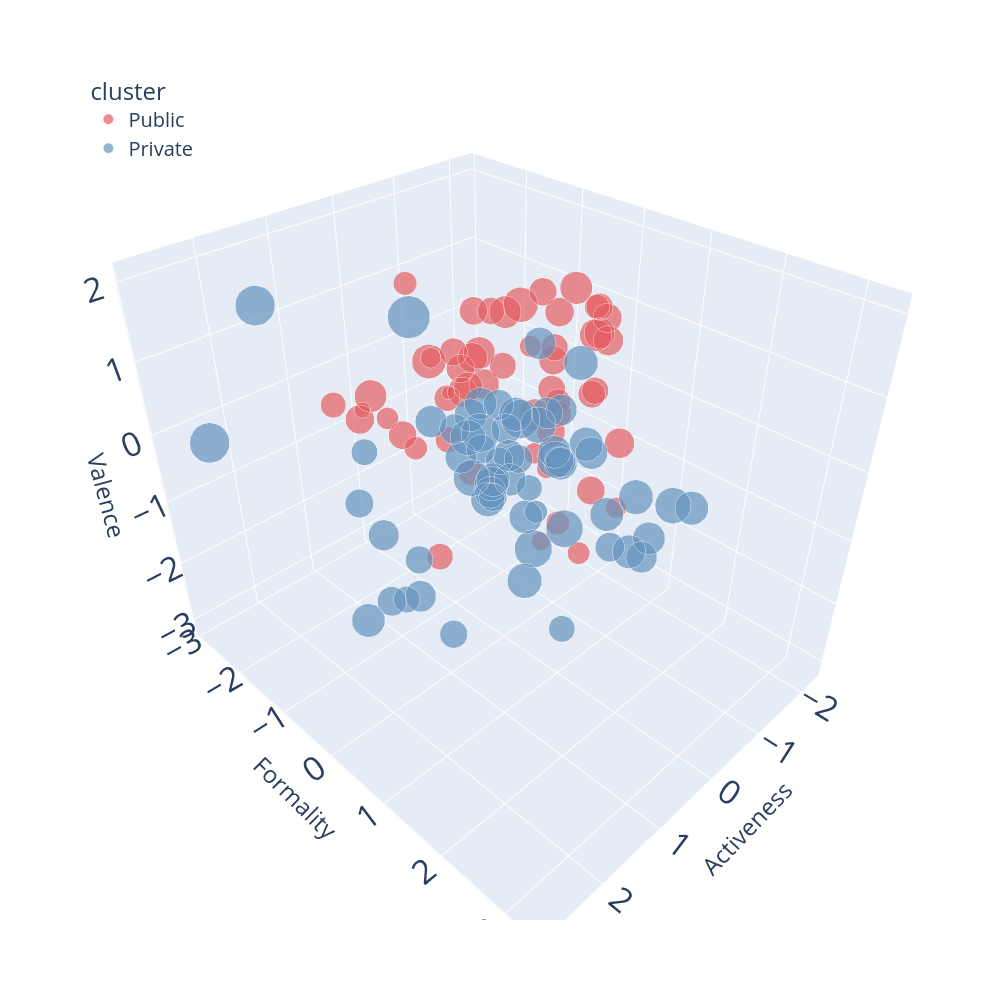

The code cell stored with this chart in its notebook:
### Code cell
fig = px.scatter_3d(pca_5c_3k,x='Activeness',y='Formality',z='Valence',
                    color='cluster',size='Equality_plot',size_max=70,
                    color_discrete_sequence=["#E45E62","#6594BE","#4EC186"],
                    #symbol='cluster',
                    #symbol_sequence= ['cross','square','circle'],
                    hover_name="rel",
                    hover_data={#'cl_k3':False, # remove species from hover data
                                'Equality_plot':False,
                                'Formality':':.2f','Activeness':':.2f',
                                'Valence':':.2f','Exchange':':.2f','Equality':':.2f'})

#fig.update_scenes(xaxis_autorange="reversed")
#fig.update_scenes(zaxis_autorange="reversed")
# xaxis.backgroundcolor is used to set background color
fig.update_layout(scene = dict(
                    # Formality
#                     xaxis = dict(
#                          backgroundcolor="#4EC186",
#                          #gridcolor="#4EC186",
#                          showgrid=False,zeroline=False,
#                          showbackground=True,
#                          zerolinecolor="white",),
#                     # Activeness
#                     yaxis = dict(
#                         backgroundcolor="#E45E62",
#                         #gridcolor="#E45E62",
#                         showgrid=False,zeroline=False,
#                         showbackground=True,
#                         zerolinecolor="white"),
#                     zaxis = dict(
#                         backgroundcolor="#6594BE",
#                         #gridcolor="#6594BE",
#                         showgrid=False,zeroline=False,
#                         showbackground=True,
#                         zerolinecolor="white",),
                        ),
                    # legend
                  legend=dict(#font=dict(size= 20),
                    yanchor="top",
                    y=0.99,
                    xanchor="left",
                    x=0.01),  
                  
                    width=1000,height=1000,
                    font_size =20
#                     margin=dict(
#                     r=10, l=100,
#                     b=20, t=15),
                  #showlegend=True
                  )

### Figure 1 — Plotly figure (JSON) as saved in the notebook; plotly's stock layout.template omitted (floating-point values rounded to 4 significant figures; data arrays with more than 128 entries replaced by an {"elided": "..."} marker saying what was removed)
{"data": [{"customdata": {"elided": "56x3 float values"}, "hovertemplate": "<b>%{hovertext}</b><br><br>cluster=Public<br>Activeness=%{x:.2f}<br>Formality=%{y:.2f}<br>Valence=%{z:.2f}<br>Exchange=%{customdata[1]:.2f}<br>Equality=%{customdata[2]:.2f}<extra></extra>", "hovertext": ["三从兄-三从弟", "义母-义女", "亲家-亲家", "从祖姑-从侄孙", "伯母-侄女", "兄妹", "兄弟", "养母-养女", "叔-嫂", "叔父-侄女", "叔父-侄子", "同父异母兄-同父异母弟", "同父异母姐-同父异母妹", "堂伯-堂侄", "堂兄妹", "堂兄弟", "堂姐夫-堂内弟", "堂姐妹", "外曾祖母-外曾孙", "外曾祖父-外曾孙", "外祖母-外孙女", "外祖父-外孙子", "夫妻", "妹夫-妻姐", "姐夫-妹夫", "姐夫-妻弟", "姐妹", "姐弟", "姑-嫂", "姑母-侄女", "姑表兄妹", "姑表姐妹", "姑表姐弟", "姨表兄妹", "姨表姐妹", "姨表姐弟", "干爹-干儿子", "异父异母兄-异父异母妹", "异父异母姐-异父异母妹", "异父异母姐-异父异母弟", "族姐-族妹", "祖母-孙女", "祖父-孙子", "继兄-继弟", "继姐-继妹", "继祖母-继孙女", "继祖父-继孙子", "舅母-外甥女", "舅父-甥女婿", "舅表兄弟", "舅表姐妹", "舅表姐弟", "表兄弟", "表姐妹", "表嫂-表小叔", "高祖父-玄孙"], "legendgroup": "Public", "marker": {"color": "#E45E62", "size": [0.3566, 0.5392, 0.5845, 0.3026, 0.4643, 0.3583, 0.4664, 0.4421, 0.6465, 0.3879, 0.0, 0.5354, 0.495, 0.5025, 0.3421, 0.4135, 0.3666, 0.4369, 0.456, 0.2752, 0.4014, 0.5792, 0.5827, 0.444, 0.493, 0.3891, 0.4616, 0.399, 0.2286, 0.266, 0.4484, 0.427, 0.565, 0.4025, 0.4969, 0.6744, 0.1413, 0.2555, 0.2113, 0.4053, 0.09786, 0.3658, 0.375, 0.468, 0.4109, 0.3772, 0.1863, 0.4402, 0.2398, 0.5751, 0.4481, 0.2409, 0.4268, 0.3049, 0.4939, 0.2939], "sizemode": "area", "sizeref": 0.0002041, "symbol": "circle"}, "mode": "markers", "name": "Public", "scene": "scene", "showlegend": true, "type": "scatter3d", "x": [2.347, -0.4483, -1.015, -0.1794, 1.317, -1.048, -1.14, -0.5185, 0.7625, -1.157, 0.4016, -1.029, -0.4125, 0.1535, -1.878, -0.08934, 1.011, -0.1333, -0.6512, -0.4697, -1.715, 1.146, -1.723, 2.384, 1.403, 0.2912, -1.149, -1.236, 0.7786, 0.5117, 1.072, 0.2981, -0.01263, -1.847, 0.2318, -0.4474, 1.41, 0.2709, 0.4415, 0.174, 0.8913, -0.4136, -0.3367, -1.125, -0.255, 1.697, -0.7537, 1.092, -1.025, -0.3396, 0.4173, -0.1739, -0.9503, 0.1538, -1.391, 0.572], "y": [-0.1144, 0.07079, 0.1554, 0.7422, -1.105, -0.0901, -0.1995, 0.2802, -0.4585, -0.1811, -0.3748, 0.5337, 1.418, -0.1943, -0.2195, 0.6516, 0.1058, -0.6598, -1.335, 0.8633, -0.7724, -1.086, -0.08823, 3.302, 0.785, 0.2518, -0.2826, 0.3517, -0.4024, -1.613, 0.8842, -0.5516, -0.4434, -0.1535, -0.3017, -0.1944, -0.9088, 0.6481, 1.09, -0.04972, 0.003228, -1.045, -1.404, 0.5582, 1.102, 0.6755, -0.04598, -0.601, 0.978, -0.3394, -0.3092, 0.3321, -0.3092, -1.543, 0.3853, -1.005], "z": [1.391, 0.1681, 1.681, -0.9921, 0.352, 0.03365, 1.212, -0.01981, 1.157, -0.2326, 0.3186, 1.226, 0.3803, 0.7287, 1.026, 0.9022, 0.4753, 1.41, -0.08233, -1.562, 0.3095, 0.6079, 0.734, 2.064, 1.526, 1.193, 0.5171, 0.296, 1.228, -0.1991, 0.2957, 1.068, 0.9828, 1.061, 1.063, 1.541, 0.6001, 1.572, 0.28, 1.718, 0.9854, -1.214, -0.163, 1.398, 0.953, -0.4891, -2.035, 0.2583, -1.076, 1.434, 0.9926, -0.1511, 1.503, 1.569, 0.9462, -0.3473]}, {"customdata": {"elided": "60x3 float values"}, "hovertemplate": "<b>%{hovertext}</b><br><br>cluster=Private<br>Activeness=%{x:.2f}<br>Formality=%{y:.2f}<br>Valence=%{z:.2f}<br>Exchange=%{customdata[1]:.2f}<br>Equality=%{customdata[2]:.2f}<extra></extra>", "hovertext": ["义母-义子", "义父-义女", "义父-义子", "从祖母-从孙女", "从祖父-从孙子", "伯母-侄子", "伯父-侄女婿", "伯父-侄媳", "伯父-侄子", "公公-儿媳", "养母-养子", "养父-养女", "养父-养子", "再从兄-再从弟", "叔母-侄女", "叔母-侄子", "同母异父兄-同母异父弟", "同父异母兄-同父异母妹", "堂姐弟", "堂祖母-堂侄孙", "堂祖父-堂侄孙", "外祖母-外孙子", "外祖父-外孙女", "姑母-侄子", "姑父-侄子", "姑表兄弟", "姨母-外甥", "姨母-外甥女", "姨父-外甥", "婆婆-儿媳", "岳母-女婿", "岳父-女婿", "干妈-干女儿", "弟媳-伯", "族伯叔-族侄", "曾祖母-曾孙女", "曾祖母-曾孙子", "曾祖父-曾孙女", "曾祖父-曾孙子", "母女", "母子", "父女", "父子", "祖先-后代", "祖母-孙子", "祖父-孙女", "继兄-继妹", "继外祖母-继外孙女", "继外祖父-继外孙子", "继母-继女", "继母-继子", "继父-继女", "继祖母-继孙子", "继祖父-继孙女", "舅公-甥孙", "舅母-外甥", "舅父-外甥", "舅父-外甥女", "表姐弟", "高祖母-玄孙"], "legendgroup": "Private", "marker": {"color": "#6594BE", "size": [0.5986, 0.7907, 0.7144, 0.615, 0.5223, 0.5404, 0.4236, 0.4888, 0.7194, 0.7391, 0.5465, 0.4762, 0.2861, 0.7511, 0.5628, 0.845, 0.6227, 0.5855, 0.6581, 0.643, 1.0, 0.4485, 0.5045, 0.5813, 0.6249, 0.6431, 0.4765, 0.8846, 0.5954, 0.5805, 0.6176, 0.7653, 0.3836, 0.7048, 0.3874, 0.5148, 0.4189, 0.5636, 0.5527, 0.5404, 0.5014, 0.5739, 0.5555, 0.447, 0.4387, 0.5211, 0.659, 0.8873, 0.6548, 0.6179, 0.617, 0.6186, 0.6671, 0.3826, 0.8316, 0.6391, 0.5578, 0.377, 0.5682, 0.4273], "sizemode": "area", "sizeref": 0.0002041, "symbol": "circle"}, "mode": "markers", "name": "Private", "scene": "scene", "showlegend": true, "type": "scatter3d", "x": [-0.1842, 1.059, -1.603, 1.232, -0.4868, 1.954, 1.733, 0.2114, -0.4134, 0.25, -0.3708, -0.3861, -1.147, 0.3055, 0.5375, -0.2737, -0.8542, 0.03833, -1.094, -0.102, -0.4967, -1.036, 0.3668, -0.2282, 0.8829, -0.213, 1.997, 1.441, -0.1592, 0.1728, 0.4643, 0.1711, 0.9734, 0.602, 0.9274, -1.283, -0.4232, -0.5963, -0.07294, -2.26, -1.128, -1.379, -1.537, 1.286, -0.1271, 1.233, 0.4621, 2.851, 0.756, -0.4354, 0.1041, -0.3935, 0.5878, 0.8985, -0.2526, -0.741, 0.1242, -0.2968, -1.168, 1.355], "y": [0.6418, 1.484, 1.441, -1.451, -0.5993, 0.6094, 0.354, -0.1982, 0.1577, -0.3376, 1.903, 1.415, -0.5149, 1.091, -0.7296, -0.007702, 2.194, 2.264, 0.2171, -0.3424, -2.302, -0.7647, -0.4957, -0.6568, 0.6854, 1.096, 0.1356, -2.869, -0.7728, 0.2594, 0.8052, 1.155, -1.543, -0.01439, -0.9468, -1.244, -0.5223, -0.5131, -0.8783, -1.087, -0.07943, 0.2367, -0.713, -1.32, -0.3456, -0.9361, 2.345, -1.908, 0.4727, 0.5247, 2.063, 1.323, 0.9192, 1.807, -0.698, -0.5394, -0.1304, 0.1393, -0.5383, 0.4719], "z": [0.01095, -0.2799, -1.096, -3.109, 0.00887, -0.9487, -0.6987, -0.1548, 0.07292, -0.6301, -0.9748, -1.108, -1.982, 0.3418, 0.1482, 0.1487, -0.359, -0.2719, 0.6908, -0.8925, 0.6476, -1.148, 0.06885, 0.113, 0.1519, 0.3099, -1.291, 1.269, -0.07807, -0.4014, -0.5218, -0.6643, -0.47, 0.2682, -2.601, -0.9838, -0.7791, -0.7737, -0.7252, -1.017, -0.9251, -0.7467, -0.6058, -0.9991, -1.121, -1.326, 0.5422, 0.3576, -0.2894, -0.323, -0.5354, -0.6639, -1.355, -1.35, -0.3453, -0.2129, -0.8084, -0.8199, 0.6546, -2.015]}], "layout": {"font": {"size": 20}, "height": 1000, "legend": {"itemsizing": "constant", "title": {"text": "cluster"}, "tracegroupgap": 0, "x": 0.01, "xanchor": "left", "y": 0.99, "yanchor": "top"}, "margin": {"t": 60}, "scene": {"domain": {"x": [0, 1], "y": [0, 1]}, "xaxis": {"title": {"text": "Activeness"}}, "yaxis": {"title": {"text": "Formality"}}, "zaxis": {"title": {"text": "Valence"}}}, "width": 1000}}
